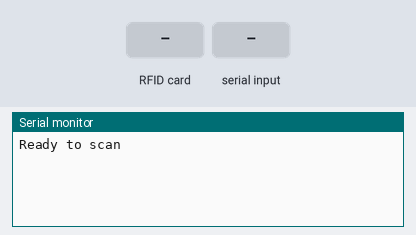
Bench run of a sketch on a simulated Arduino Uno, built with avr-gcc and run on an emulated ATmega328P. Parts: the last lines printed to the serial monitor. The test bench sets the inputs (shaded band).

Above: at 1.2 s.
1.3 s: RFID card 5E 7A 19 C4 held to the reader
At 2.5 s:
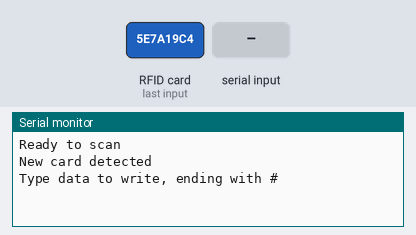
2.8 s: "1#" received over Serial
At 4.0 s:
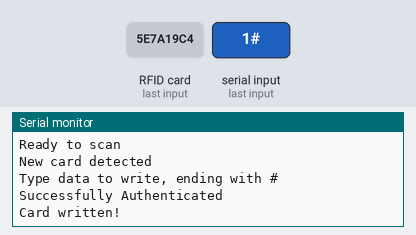

The sketch:

rfid_workshop_write.ino
```cpp
#include <SPI.h>
#include <MFRC522.h>

#define RST_PIN 9
#define SS_PIN 10

MFRC522 mfrc522(SS_PIN, RST_PIN);

void setup() {
  Serial.begin(9600);
  SPI.begin();
  mfrc522.PCD_Init();
  Serial.println("Ready to scan");
}

void loop() {

  // prep key
  MFRC522::MIFARE_Key key;
  for (byte i = 0; i < 6; i++) key.keyByte[i] = 0xFF;

  // reset loop if no card present
  if (!mfrc522.PICC_IsNewCardPresent()) {
    return;
  }

  // select a card
  if (!mfrc522.PICC_ReadCardSerial()) {
    return;
  }

  Serial.println("New card detected");

  MFRC522::StatusCode status;
  byte buffer[34];
  byte block;
  byte len;

  // get data
  Serial.setTimeout(20000L);
  Serial.println("Type data to write, ending with #");
  len = Serial.readBytesUntil('#', (char *) buffer, 30);
  for (byte i = len; i < 30; i++) buffer[i] = ' '; // pad with spaces


  block = 1;
  // authenticate
  status = mfrc522.PCD_Authenticate(MFRC522::PICC_CMD_MF_AUTH_KEY_A, block, &key, &(mfrc522.uid));
  if (status != MFRC522::STATUS_OK) {
     Serial.println("Failed to authenticate");
     return;
  }
  Serial.println("Successfully Authenticated");

  // write
  status = mfrc522.MIFARE_Write(block, buffer, 16);
  if (status != MFRC522::STATUS_OK) {
    Serial.println("Failed to write");
    return;
  }
  Serial.println("Card written!");

}
```

Measured:
- after the input at 1.3 s, the serial monitor: prints a new line at once (image 1)
- after the input at 2.8 s, the serial monitor: prints a new line at once (image 2)
